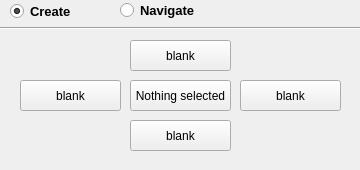
<?xml version="1.0" encoding="UTF-8"?>
<ui version="4.0">
 <class>MainWindow</class>
 <widget class="QMainWindow" name="MainWindow">
  <property name="geometry">
   <rect>
    <x>0</x>
    <y>0</y>
    <width>360</width>
    <height>170</height>
   </rect>
  </property>
  <property name="minimumSize">
   <size>
    <width>360</width>
    <height>170</height>
   </size>
  </property>
  <property name="maximumSize">
   <size>
    <width>360</width>
    <height>170</height>
   </size>
  </property>
  <property name="windowTitle">
   <string>pickWalkAuthor</string>
  </property>
  <widget class="QWidget" name="centralwidget">
   <widget class="QRadioButton" name="navigateRadioBTN">
    <property name="geometry">
     <rect>
      <x>120</x>
      <y>0</y>
      <width>81</width>
      <height>21</height>
     </rect>
    </property>
    <property name="font">
     <font>
      <pointsize>10</pointsize>
      <weight>75</weight>
      <bold>true</bold>
     </font>
    </property>
    <property name="text">
     <string>Navigate</string>
    </property>
   </widget>
   <widget class="QRadioButton" name="createRadioBTN">
    <property name="geometry">
     <rect>
      <x>10</x>
      <y>-4</y>
      <width>82</width>
      <height>31</height>
     </rect>
    </property>
    <property name="font">
     <font>
      <pointsize>10</pointsize>
      <weight>75</weight>
      <bold>true</bold>
     </font>
    </property>
    <property name="text">
     <string>Create</string>
    </property>
    <property name="checked">
     <bool>true</bool>
    </property>
   </widget>
   <widget class="Line" name="line">
    <property name="geometry">
     <rect>
      <x>-20</x>
      <y>20</y>
      <width>421</width>
      <height>16</height>
     </rect>
    </property>
    <property name="orientation">
     <enum>Qt::Horizontal</enum>
    </property>
   </widget>
   <widget class="QPushButton" name="medPushBTN">
    <property name="geometry">
     <rect>
      <x>130</x>
      <y>80</y>
      <width>101</width>
      <height>31</height>
     </rect>
    </property>
    <property name="text">
     <string>Nothing selected</string>
    </property>
   </widget>
   <widget class="QPushButton" name="upPushBTN">
    <property name="geometry">
     <rect>
      <x>130</x>
      <y>40</y>
      <width>101</width>
      <height>31</height>
     </rect>
    </property>
    <property name="text">
     <string>blank</string>
    </property>
   </widget>
   <widget class="QPushButton" name="downPushBTN">
    <property name="geometry">
     <rect>
      <x>130</x>
      <y>120</y>
      <width>101</width>
      <height>31</height>
     </rect>
    </property>
    <property name="text">
     <string>blank</string>
    </property>
   </widget>
   <widget class="QPushButton" name="rightPushBTN">
    <property name="geometry">
     <rect>
      <x>240</x>
      <y>80</y>
      <width>101</width>
      <height>31</height>
     </rect>
    </property>
    <property name="text">
     <string>blank</string>
    </property>
   </widget>
   <widget class="QPushButton" name="leftPushBTN">
    <property name="geometry">
     <rect>
      <x>20</x>
      <y>80</y>
      <width>101</width>
      <height>31</height>
     </rect>
    </property>
    <property name="text">
     <string>blank</string>
    </property>
   </widget>
  </widget>
 </widget>
 <resources/>
 <connections>
  <connection>
   <sender>navigateRadioBTN</sender>
   <signal>clicked(bool)</signal>
   <receiver>medPushBTN</receiver>
   <slot>setDisabled(bool)</slot>
   <hints>
    <hint type="sourcelabel">
     <x>153</x>
     <y>10</y>
    </hint>
    <hint type="destinationlabel">
     <x>181</x>
     <y>96</y>
    </hint>
   </hints>
  </connection>
  <connection>
   <sender>createRadioBTN</sender>
   <signal>clicked(bool)</signal>
   <receiver>medPushBTN</receiver>
   <slot>setEnabled(bool)</slot>
   <hints>
    <hint type="sourcelabel">
     <x>50</x>
     <y>10</y>
    </hint>
    <hint type="destinationlabel">
     <x>155</x>
     <y>96</y>
    </hint>
   </hints>
  </connection>
 </connections>
</ui>
